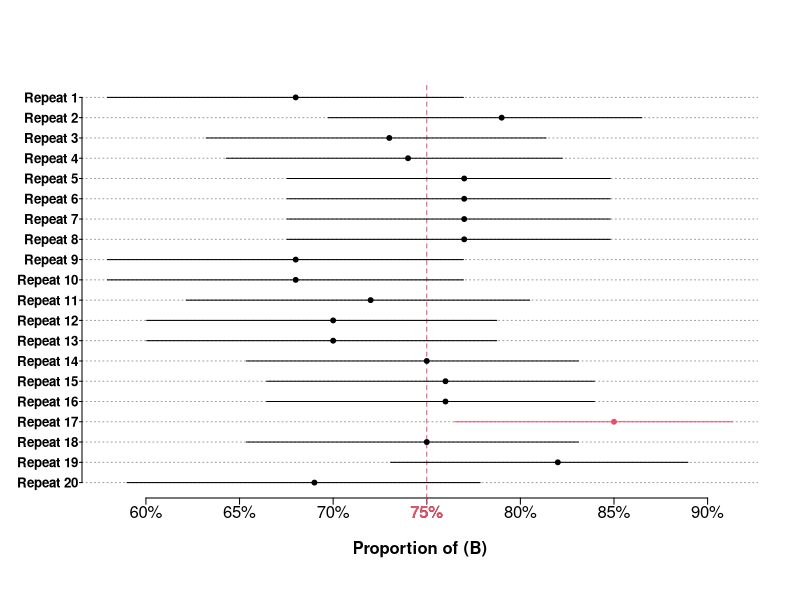

Write the R code that produced this figure.
CI.bi = function(n, p, n.sim, ylabel = FALSE){
  
  fun = function(){
    x = rbinom(1, n, p)
   pe = x/n
   CI = binom.test(x, n, p)[[4]]
   c(CI[1], CI[2], pe)
  }
  
    sim = t(replicate(n.sim, fun()))
capture = sim[ ,1] <= p & p <= sim[ ,2]
  
  par(mgp = c(2, .2, 0), tck = -.015)
  plot(sim[, 1:2], rep(1:n.sim, 2), ty = "n", ylab = NA, yaxt = "n", xaxt = "n", xlab = "Proportion of (B)", font.lab = 2, bty = "n")
  
  abline(h = 1:n.sim, col = 8, lty = 3)
  abline(v = p, lty = 2, col = 2)
  segments(sim[ ,1], 1:n.sim, sim[ ,2], 1:n.sim, lend = 1, col = ifelse(capture, 1, 2))
  axis(1, at = axTicks(1), labels = paste0(axTicks(1)*1e2, "%"))
  axis(1, at = p, lab = paste0(p*1e2, "%"), col.axis = 2, col = 2, font = 2)
  if(ylabel) axis(2, at = 1:n.sim, labels = paste0("Repeat ", rev(1:n.sim)), font = 2, las = 1, cex.axis = .8, tck = -.006)
  points(sim[, 3], 1:n.sim, pch = 19, col = ifelse(capture, 1, 2), cex = ifelse(n.sim > 50, .6, .65))
  
  cat("Coverage =", mean(capture)*1e2, "%", "\nLong-run proportion =", mean(sim[, 3])*1e2, "%")
}
# Example of use:
CI.bi(n = 100, p = .75, n.sim = 20, ylabel = TRUE)
